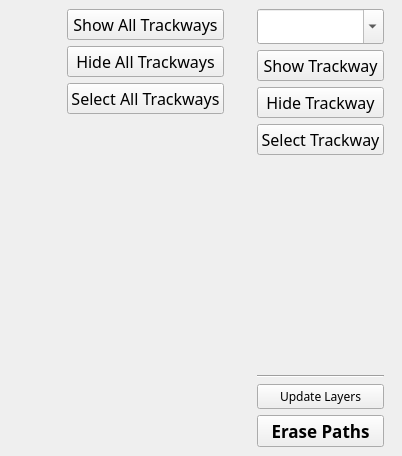
     <widget class="QWidget" name="trackwayEditorTab">
      <property name="enabled">
       <bool>true</bool>
      </property>
      <property name="font">
       <font>
        <family>Lucida Grande</family>
       </font>
      </property>
      <attribute name="title">
       <string>Trackways</string>
      </attribute>
      <layout class="QVBoxLayout" name="verticalLayout_16">
       <property name="spacing">
        <number>0</number>
       </property>
       <property name="margin">
        <number>0</number>
       </property>
       <item>
        <widget class="QWidget" name="widget_8" native="true">
         <layout class="QHBoxLayout" name="horizontalLayout_4" stretch="2,0,0">
          <item>
           <spacer name="horizontalSpacer_3">
            <property name="orientation">
             <enum>Qt::Horizontal</enum>
            </property>
            <property name="sizeHint" stdset="0">
             <size>
              <width>40</width>
              <height>20</height>
             </size>
            </property>
           </spacer>
          </item>
          <item>
           <widget class="QWidget" name="AllTrackwaysWidget" native="true">
            <layout class="QVBoxLayout" name="verticalLayout_17" stretch="1">
             <property name="spacing">
              <number>0</number>
             </property>
             <property name="topMargin">
              <number>0</number>
             </property>
             <property name="bottomMargin">
              <number>0</number>
             </property>
             <item>
              <widget class="QWidget" name="widget_9" native="true">
               <layout class="QVBoxLayout" name="verticalLayout_15">
                <property name="topMargin">
                 <number>0</number>
                </property>
                <property name="bottomMargin">
                 <number>0</number>
                </property>
                <item>
                 <widget class="QWidget" name="widget_13" native="true">
                  <property name="sizePolicy">
                   <sizepolicy hsizetype="Expanding" vsizetype="Fixed">
                    <horstretch>0</horstretch>
                    <verstretch>0</verstretch>
                   </sizepolicy>
                  </property>
                  <layout class="QVBoxLayout" name="verticalLayout_4" stretch="1,1,0">
                   <property name="margin">
                    <number>0</number>
                   </property>
                   <item>
                    <widget class="QPushButton" name="showAllTrackwaysBtn">
                     <property name="sizePolicy">
                      <sizepolicy hsizetype="Expanding" vsizetype="Fixed">
                       <horstretch>0</horstretch>
                       <verstretch>0</verstretch>
                      </sizepolicy>
                     </property>
                     <property name="font">
                      <font>
                       <family>Abadi MT Condensed Extra Bold</family>
                       <pointsize>12</pointsize>
                      </font>
                     </property>
                     <property name="text">
                      <string>Show All Trackways</string>
                     </property>
                    </widget>
                   </item>
                   <item>
                    <widget class="QPushButton" name="hideAllTrackwaysBtn">
                     <property name="sizePolicy">
                      <sizepolicy hsizetype="Expanding" vsizetype="Fixed">
                       <horstretch>0</horstretch>
                       <verstretch>0</verstretch>
                      </sizepolicy>
                     </property>
                     <property name="font">
                      <font>
                       <family>Abadi MT Condensed Extra Bold</family>
                       <pointsize>12</pointsize>
                      </font>
                     </property>
                     <property name="text">
                      <string>Hide All Trackways</string>
                     </property>
                    </widget>
                   </item>
                   <item>
                    <widget class="QPushButton" name="selectAllTrackwaysBtn">
                     <property name="sizePolicy">
                      <sizepolicy hsizetype="Expanding" vsizetype="Fixed">
                       <horstretch>0</horstretch>
                       <verstretch>0</verstretch>
                      </sizepolicy>
                     </property>
                     <property name="font">
                      <font>
                       <family>Abadi MT Condensed Extra Bold</family>
                       <pointsize>12</pointsize>
                      </font>
                     </property>
                     <property name="text">
                      <string>Select All Trackways</string>
                     </property>
                     <property name="icon">
                      <iconset>
                       <normaloff>../../../../../../../../../../../Desktop/start.png</normaloff>../../../../../../../../../../../Desktop/start.png</iconset>
                     </property>
                    </widget>
                   </item>
                  </layout>
                 </widget>
                </item>
                <item>
                 <spacer name="verticalSpacer_2">
                  <property name="orientation">
                   <enum>Qt::Vertical</enum>
                  </property>
                  <property name="sizeHint" stdset="0">
                   <size>
                    <width>20</width>
                    <height>268</height>
                   </size>
                  </property>
                 </spacer>
                </item>
               </layout>
              </widget>
             </item>
            </layout>
           </widget>
          </item>
          <item>
           <widget class="QWidget" name="widget_6" native="true">
            <property name="sizePolicy">
             <sizepolicy hsizetype="Expanding" vsizetype="Expanding">
              <horstretch>0</horstretch>
              <verstretch>0</verstretch>
             </sizepolicy>
            </property>
            <layout class="QVBoxLayout" name="verticalLayout_18" stretch="1,0,0,0,0,0,0,0">
             <property name="topMargin">
              <number>0</number>
             </property>
             <property name="bottomMargin">
              <number>0</number>
             </property>
             <item>
              <widget class="QComboBox" name="trackwayCmbx">
               <property name="sizePolicy">
                <sizepolicy hsizetype="MinimumExpanding" vsizetype="Fixed">
                 <horstretch>0</horstretch>
                 <verstretch>0</verstretch>
                </sizepolicy>
               </property>
               <property name="font">
                <font>
                 <family>Abadi MT Condensed Extra Bold</family>
                 <pointsize>14</pointsize>
                 <weight>75</weight>
                 <italic>false</italic>
                 <bold>true</bold>
                </font>
               </property>
               <property name="editable">
                <bool>true</bool>
               </property>
               <property name="currentIndex">
                <number>-1</number>
               </property>
               <property name="maxVisibleItems">
                <number>32</number>
               </property>
               <property name="insertPolicy">
                <enum>QComboBox::InsertAlphabetically</enum>
               </property>
               <property name="sizeAdjustPolicy">
                <enum>QComboBox::AdjustToContents</enum>
               </property>
               <property name="minimumContentsLength">
                <number>1</number>
               </property>
              </widget>
             </item>
             <item>
              <widget class="QPushButton" name="showTrackwayBtn">
               <property name="sizePolicy">
                <sizepolicy hsizetype="Expanding" vsizetype="Fixed">
                 <horstretch>0</horstretch>
                 <verstretch>0</verstretch>
                </sizepolicy>
               </property>
               <property name="font">
                <font>
                 <family>Abadi MT Condensed Extra Bold</family>
                 <pointsize>12</pointsize>
                </font>
               </property>
               <property name="text">
                <string>Show Trackway</string>
               </property>
              </widget>
             </item>
             <item>
              <widget class="QPushButton" name="hideTrackwayBtn">
               <property name="sizePolicy">
                <sizepolicy hsizetype="Expanding" vsizetype="Fixed">
                 <horstretch>0</horstretch>
                 <verstretch>0</verstretch>
                </sizepolicy>
               </property>
               <property name="font">
                <font>
                 <family>Abadi MT Condensed Extra Bold</family>
                 <pointsize>12</pointsize>
                </font>
               </property>
               <property name="text">
                <string>Hide Trackway</string>
               </property>
              </widget>
             </item>
             <item>
              <widget class="QPushButton" name="selectTrackwayBtn">
               <property name="sizePolicy">
                <sizepolicy hsizetype="Expanding" vsizetype="Fixed">
                 <horstretch>0</horstretch>
                 <verstretch>0</verstretch>
                </sizepolicy>
               </property>
               <property name="font">
                <font>
                 <family>Abadi MT Condensed Extra Bold</family>
                 <pointsize>12</pointsize>
                </font>
               </property>
               <property name="text">
                <string>Select Trackway</string>
               </property>
              </widget>
             </item>
             <item>
              <spacer name="verticalSpacer">
               <property name="orientation">
                <enum>Qt::Vertical</enum>
               </property>
               <property name="sizeHint" stdset="0">
                <size>
                 <width>20</width>
                 <height>214</height>
                </size>
               </property>
              </spacer>
             </item>
             <item>
              <widget class="Line" name="line_3">
               <property name="orientation">
                <enum>Qt::Horizontal</enum>
               </property>
              </widget>
             </item>
             <item>
              <widget class="QPushButton" name="updateLayersBtn">
               <property name="font">
                <font>
                 <family>Abadi MT Condensed Extra Bold</family>
                </font>
               </property>
               <property name="text">
                <string>Update Layers</string>
               </property>
              </widget>
             </item>
             <item>
              <widget class="QPushButton" name="erasePathsBtn">
               <property name="font">
                <font>
                 <family>Abadi MT Condensed Extra Bold</family>
                 <pointsize>13</pointsize>
                 <weight>75</weight>
                 <bold>true</bold>
                </font>
               </property>
               <property name="text">
                <string>Erase Paths</string>
               </property>
              </widget>
             </item>
            </layout>
           </widget>
          </item>
         </layout>
        </widget>
       </item>
      </layout>
     </widget>
